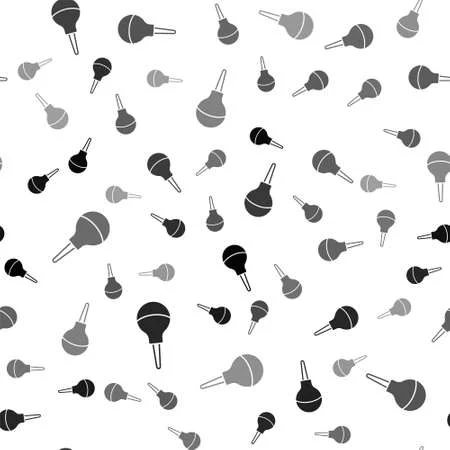
#> input picture images/pear.png, 450 x 450 px
$ python LR_7.py
#> lines starting #> are read from the running program, lines starting #| are printed output that depends on the picture; after the words box and inside, x2 and y2 are one past the last pixel; in counts of white or black regions, pixels touching at a corner belong together
import cv2
import numpy as np
import matplotlib.pyplot as plt
from sklearn.cluster import MeanShift, estimate_bandwidth

# Загружаем изображение
rgb_img = cv2.imread('images/pear.png')
#> rgb_img is the input picture: shape (450, 450, 3); mean B, G, R 232.9, 232.9, 232.9
# Преобразуем изображение в оттенки серого
gray_img = cv2.cvtColor(rgb_img, cv2.COLOR_BGR2GRAY)
# Показываем результат на изображении
#plt.figure(figsize=(8,8))
#plt.imshow(cv2.cvtColor(gray_img, cv2.COLOR_GRAY2RGB))

# Загружаем шаблон
template = cv2.imread('images/peartmpl.png')
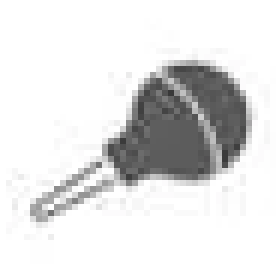
#> input picture images/peartmpl.png, 46 x 45 px (shown 6 times larger)
#> template is the input picture: shape (45, 46, 3); mean B, G, R 225.2, 225.2, 225.2

#Уже не нужно
# # Преобразуем в оттенки серого
# gray_templ = cv2.cvtColor(template, cv2.COLOR_BGR2GRAY)
# # Показываем результат
# #plt.figure()
# #plt.imshow(cv2.cvtColor(gray_templ, cv2.COLOR_GRAY2RGB))

#Создаём шаблон в оттенках серого
# Преобразуем и вносим небольшие изменения в шаблон
scale = 1.1 # масштаб изменения размеров
scBr = 0.9 # коэффициент изменения яркости

template_scale = cv2.resize(np.uint8(0.9*cv2.cvtColor(template, cv2.COLOR_BGR2GRAY)),
           (int(template.shape[1]*scale), int(template.shape[0]*scale)), interpolation = cv2.INTER_AREA)
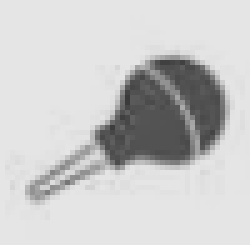
#> template_scale: shape (49, 50) (shown 5 times larger); min 58, max 229, mean 202.1

# #Пока уберём SIFT и попробуем другие алгоритмы для выделения особых точек на изображении
# # Создаем детектор особых точек
# sift = cv2.SIFT_create()
# # sift = cv2.xfeatures2d.SIFT_create() # В зависимости от версии opencv может работать эта команда

# # Запускаем детектор на изображении и на шаблоне
# # Метод возвращает список особых точек и их дескрипторов
# k_1, des_1 = sift.detectAndCompute(gray_img, None)
# k_2, des_2 = sift.detectAndCompute(template_scale, None)

# img2 = cv2.drawKeypoints(gray_img, k_1, None, color=(0,255,0), flags=0)
# plt.imshow(img2), plt.show()
# img2 = cv2.drawKeypoints(template_scale, k_2, None, color=(0,255,0), flags=0)
# plt.imshow(img2), plt.show()


# Initiate ORB detector
#orb = cv2.ORB_create()
orb = cv2.ORB_create(nfeatures=100000, edgeThreshold=0)

# find the keypoints with ORB
kp1 = orb.detect(gray_img,None)
#> kp1 = 6264 keypoints; strongest (x, y, size): (242, 275, 31), (254, 136, 111.1), (9, 266, 92.6), (32, 183, 111.1)
# compute the descriptors with ORB
k_1, des_1 = orb.compute(gray_img, kp1)
#> k_1 has the same summary as kp1

# draw only keypoints location,not size and orientation
img2 = cv2.drawKeypoints(gray_img, kp1, None, color=(0,255,0), flags=0)
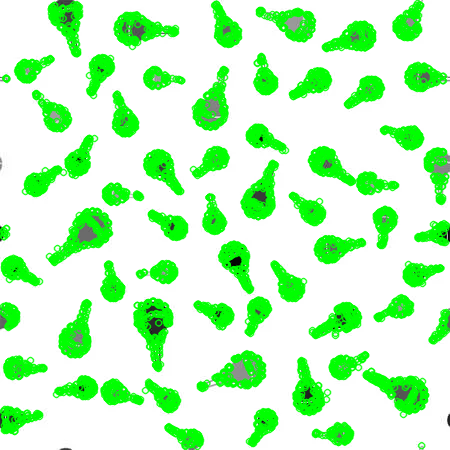
#> img2: shape (450, 450, 3); mean of channels 0, 1, 2 193, 251, 193; drawn as B, G, R
plt.imshow(img2), plt.show()

#Теперь найдём точки для шаблона и отобразим их
kp2 = orb.detect(template_scale,None)
#> kp2 = 100 keypoints; strongest (x, y, size): (22, 28, 53.6), (22, 27, 77.1), (36, 12, 92.6), (25, 25, 111.1)
k_2, des_2 = orb.compute(template_scale, kp2)
#> k_2 has the same summary as kp2

img2 = cv2.drawKeypoints(template_scale, kp2, None, color=(0,255,0), flags=0)
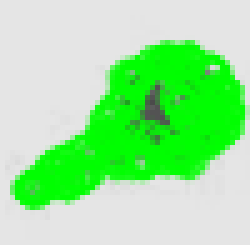
#> img2: shape (49, 50, 3) (shown 5 times larger); mean of channels 0, 1, 2 152.9, 233.6, 152.9; drawn as B, G, R
plt.imshow(img2), plt.show()

#Теперь обнаружим на изображении все груши
bf = cv2.BFMatcher(cv2.NORM_L1)
matches = bf.knnMatch(des_1, des_2, k=2)
#> matches = 6264 matches

# Лучшие пары особых точек отбираются с использованием теста отношения правдоподобия
good = []
for m, n in matches:
    if m.distance < 0.5 * n.distance:
        good.append([m])
#> after the loop, good = 191 matches

# построим совпадения на изображении
image_with_knn_matches = cv2.drawMatchesKnn(gray_img,k_1,template_scale,k_2,good,None,flags=2)
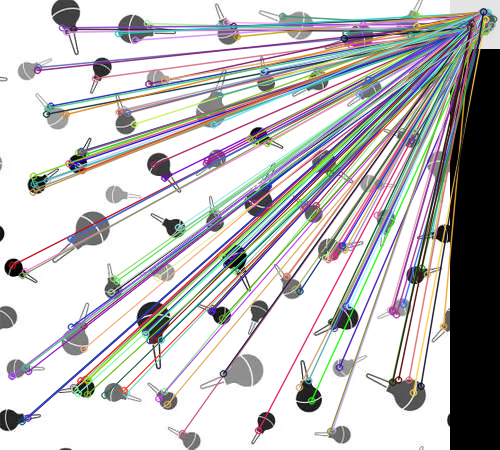
#> image_with_knn_matches: shape (450, 500, 3); mean of channels 0, 1, 2 192.6, 191.3, 192.8; drawn as B, G, R
plt.figure()
plt.imshow(cv2.cvtColor(image_with_knn_matches, cv2.COLOR_BGR2RGB))

#
points = np.array([(0, 0)])
for i in good:
    points = np.append(points, [k_1[i[0].queryIdx].pt], axis=0)
#> this loop made 191 passes
#> points on passes 1 to 3: [[0, 0], [226, 22]], [[0, 0], [226, 22], [38, 67]], [[0, 0], [226, 22], [38, 67], [37, 70]]
#> after the loop, points = 192 pairs, first value 0 to 443, second value 0 to 433

points = points[1:len(points)]
#> points = 191 pairs, first value 11.52 to 443, second value 13.82 to 433

# Определяем ширину окна и запускаем алгоритм кластеризации
bandwidth = estimate_bandwidth(points, quantile=0.1)
#> bandwidth = 80.01
ms = MeanShift(bandwidth=bandwidth, bin_seeding=False, cluster_all=False)
cl = ms.fit_predict(points)
#> cl = 191 values, max 8 at index 30, min -1 at index 28, mean 2.36

# Формируем кластеры особых точек
labels_unique = np.unique(ms.labels_)
#> labels_unique = [-1, 0, 1, 2, 3, 4, 5, 6, 7, 8]
kp = []
for i in labels_unique:
    kp.append(points[cl==i])
#> this loop made 10 passes
#> after the loop, kp = 10 point arrays, longest 40 points

# Определяем центры кластеров, но только если в кластере содержится более 10 точек
cen = []
for i in kp:
    if len(i)>=1:
        cen.append(np.mean(i, axis=0).astype(np.uint16))
#> after the loop, cen = [[265, 239], [351, 278], [116, 374], [63, 141], [383, 111], [284, 183], [205, 274], [262, 57], [160, 128], [73, 280]]

# Вокруг выделенных центров обводим прямоугольники с размерами шаблона
plot_img = rgb_img.copy()
h, w = (15,15)

for pt in cen:
    cv2.rectangle(plot_img, (pt[0] - w, pt[1] - h),(pt[0] + w, pt[1] + h),(0,255,255), 8)
#> this loop made 10 passes
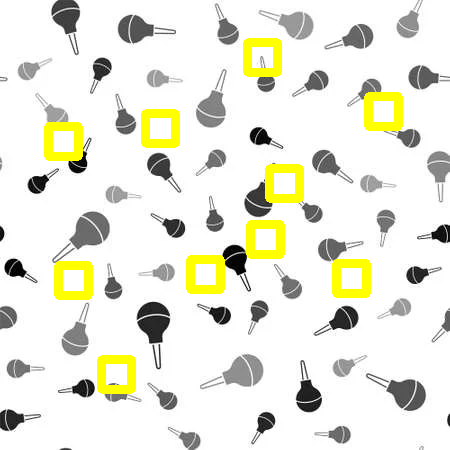
#> plot_img: shape (450, 450, 3); 5.18% of pixels changed, all inside (x1, y1, x2, y2) = (44, 38, 403, 394)

# Отображаем результат на графике
plt.figure()
plt.imshow(cv2.cvtColor(plot_img, cv2.COLOR_BGR2RGB))
